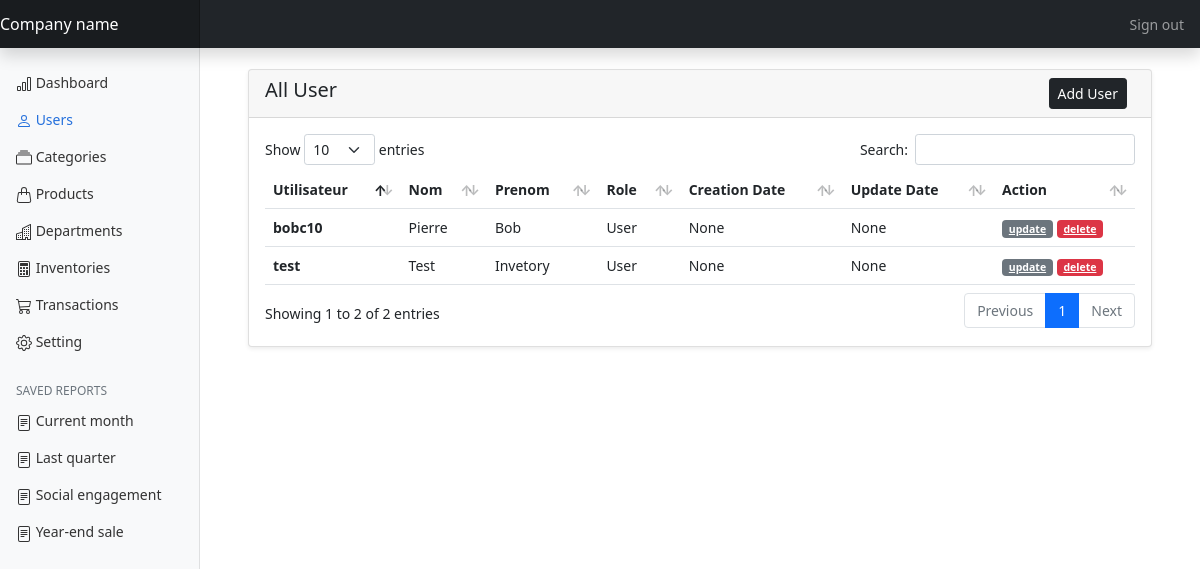
The app's page /auth/users (signed in) with its own data.
### app/models/user.py (models this page shows, shortened)
class User(UserMixin, db.Model):
    __tablename__ = 'users'
    id = db.Column(db.Integer, primary_key=True)
    username = db.Column(db.String(64), unique=True, index=True)
    nom = db.Column(db.String(64))
    prenom = db.Column(db.String(64))
    password_hash = db.Column(db.String(128))
    role_id = db.Column(db.Integer, db.ForeignKey('roles.id'))
    creation_date = db.Column(db.DateTime)
    update_date = db.Column(db.DateTime)
    transactions = db.relationship(
        'Transaction', backref='user', lazy='dynamic')
    @property
    def password(self):
        raise AttributeError('password is not a readable attribute')

### app/models/role.py (models this page shows, shortened)
class Role(db.Model):
    __tablename__ = 'roles'
    id = db.Column(db.Integer, primary_key=True)
    name = db.Column(db.String, unique=True)
    permissions = db.Column(db.Integer)
    default = db.Column(db.Boolean, default=False, index=True)
    users = db.relationship('User', backref='role', lazy='dynamic')

### app/controllers/authController.py (the view)
@auth_blueprint.route('/users', methods=['GET', 'POST'])
@login_required
def display_users():
    form = RegistrationForm()
    all_users = User.query.all()
    return render_template('register.html', form=form, all_users=all_users)

### app/forms/authForm.py (shortened to what this page needs)
class RegistrationForm(FlaskForm):
    username = StringField('Username', validators=[DataRequired(), Length(1, 64), Regexp('^[A-Za-z][A-Za-z0-9_.]', flags=0, message='Usernames must have only letters, numbers, dots or \
               underscores')])
    nom = StringField('Last name', validators=[DataRequired(), Length(1, 64)])
    prenom = StringField('First name', validators=[
                         DataRequired(), Length(1, 64)])
    user_role = SelectField('Role',  choices=[
                            'Admin', 'Advence', 'Moderate', 'User'])
    password = PasswordField('Password', validators=[DataRequired(), EqualTo(
        'password_2', message='Passwords must match.')])
    password_2 = PasswordField('Confirm Password', validators=[DataRequired()])
    submit = SubmitField('Register')

### app/controllers/authController.py (called while the page is built)
@auth_blueprint.app_context_processor
def inject_permissions():
    return dict(Permission=Permission)

### app/models/user.py (called while the page is built)
@login_manager.user_loader
def load_user(user_id):
    return User.query.get(int(user_id))

### app/templates/auth/register.html (shortened to what this page needs)
{% extends "base.html" %}
{% block page_content %}
<br>
<div class="row">
    <div class="col-md-12">
        <div class="card shadow-sm">
            <div class="card-header">
                <h5 style="display: inline;">All User</h5>
                <span type="button" class="btn btn-dark me-md-2 btn-sm float-end" data-bs-toggle="modal"
                    data-bs-target="#userRegisterModal" style="display: inline;">
                    Add User
                </span>
            </div>
            <div class="card-body">
                <table id="myTable" class="table" >
                    <thead>
                        <tr>
                            <th>Utilisateur</th>
                            <th>Nom</th>
                            <th>Prenom</th>
                            <th>Role</th>
                            <th>Creation Date</th>
                            <th>Update Date</th>
                            <th>Action</th>
                        </tr>
                    </thead>
                    <tbody>
                        {% for user in all_users %}
                        <tr>
                            <th scope="row">{{ user.username }}</th>
                            <td class="text-capitalize">{{ user.nom }}</td>
                            <td class="text-capitalize">{{ user.prenom }}</td>
                            <td class="text-capitalize">{{user.role.name}}</td>
                            <td>{{ user.creation_date }}</td>
                            <td>{{ user.update_date }}</td>
                            <td>
                                <a href="{{url_for('auth.update_user',id=user.id)}}" class="badge bg-secondary" >
                                    update</a>
                                <a href="{{   url_for('auth.delete_user',id=user.id ) }}"
                                    class="badge bg-danger btn-delete">delete</a>
                            </td>
                        </tr>
                        {% endfor %}
                    </tbody>
                </table>
            </div>
        </div>
    </div>
</div>
{% endblock %}

### app/static/css/dashboard.css (style rules this page uses)
body { font-size: .875rem; }

### records on screen
User: username "test", nom "Test", prenom "Invetory", role.name "User", creation_date "None", update_date "None"
User: username "bobc10", nom "Pierre", prenom "Bob", role.name "User", creation_date "None", update_date "None"
